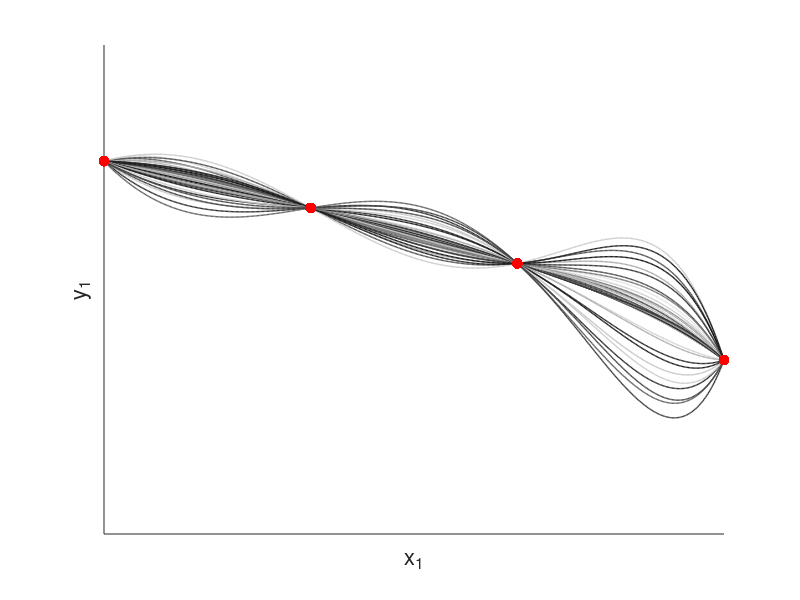

MATLAB code to generate this figure:
function demo_LS_polFit_nullspace01
% Polynomial fitting with least squares and nullspace projection
% 
% Copyright (c) 2015 Idiap Research Institute, http://idiap.ch/
% Written by Sylvain Calinon, http://calinon.ch/
% 
% This file is part of PbDlib, http://www.idiap.ch/software/pbdlib/
% 
% PbDlib is free software: you can redistribute it and/or modify
% it under the terms of the GNU General Public License version 3 as
% published by the Free Software Foundation.
% 
% PbDlib is distributed in the hope that it will be useful,
% but WITHOUT ANY WARRANTY; without even the implied warranty of
% MERCHANTABILITY or FITNESS FOR A PARTICULAR PURPOSE. See the
% GNU General Public License for more details.
% 
% You should have received a copy of the GNU General Public License
% along with PbDlib. If not, see <http://www.gnu.org/licenses/>.


%% Parameters
%%%%%%%%%%%%%%%%%%%%%%%%%%%%%%%%%%%%%%%%%%%%%%%%%%%%%%%%%%%%%%%%%%%%%%%%%%%
nbVarIn = 8; %Dimension of input vector
nbData = 4; %Number of datapoints
nbRepros = 8*5; %Number of reproductions


%% Generate data
%%%%%%%%%%%%%%%%%%%%%%%%%%%%%%%%%%%%%%%%%%%%%%%%%%%%%%%%%%%%%%%%%%%%%%%%%%%
%x = rand(nbData,1);
x = linspace(0,1,nbData)';
Y = rand(nbData,1);

X=[];
for i=0:nbVarIn-1
	X = [X, x.^i]; %-> X=[x.^3, x.^2, x, 1]
end

%Array used to display more points
xp = linspace(min(x),max(x),500)';
Xp=[];
for ii=0:nbVarIn-1
	Xp = [Xp, xp.^ii];
end


%% Regression with nullspace 
%%%%%%%%%%%%%%%%%%%%%%%%%%%%%%%%%%%%%%%%%%%%%%%%%%%%%%%%%%%%%%%%%%%%%%%%%%%
%Nullspace projection operator - Version 1
N = eye(nbVarIn) - pinv(X)*X;

% %Nullspace projection operator - Version 2
% [U,S,V] = svd(pinv(X));
% sp = (sum(S,2)<1E-1); %Span of zero rows
% N = U(:,sp) * U(:,sp)'; %N = U * [0 0 0; 0 0 0; 0 0 1] * U'

for n=1:8
	for m=1:5
		v = zeros(nbVarIn,1); %[zeros(nbVarIn-1,1); n]
		v(n) = m*3;
		A = pinv(X) * Y + N * v;
		%Reconstruction
		r((n-1)*5+m).Yp = Xp*A;
	end
end

%Compute fitting error
e = norm(Y-X*A);


%% Plot
%%%%%%%%%%%%%%%%%%%%%%%%%%%%%%%%%%%%%%%%%%%%%%%%%%%%%%%%%%%%%%%%%%%%%%%%%%%
i = min(2,nbVarIn); %Dimension to display for input data
j = 1; %Dimension to display for output data

figure('position',[10,10,1300,700]); hold on;
for n=1:nbRepros
	plot(Xp(:,i), r(n).Yp(:,j), '-','linewidth',1,'color',[.9 .9 .9]*rand(1,1)); %[.8 0 0]*n/nbRepros
end
plot(X(:,i), Y(:,j), '.','markersize',24,'color',[1 0 0]);
xlabel('x_1','fontsize',16);
ylabel('y_1','fontsize',16);
axis([min(X(:,i)) max(X(:,i)) min(r(end).Yp(:,j))-0.4 max(r(end).Yp(:,j))+0.4]);
set(gca,'xtick',[],'ytick',[]);

%print('-dpng','graphs/demo_LS_polFit_nullspace01.png');
%pause;
%close all;
